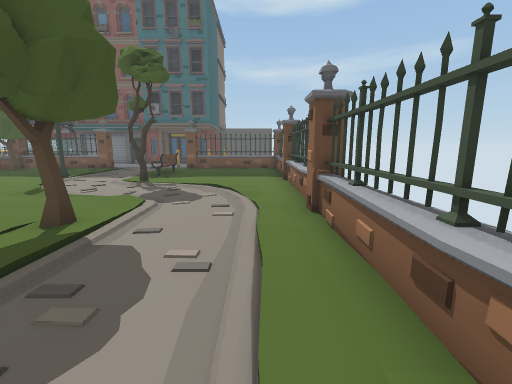
View 1 (above)

24 first-person views from a walk through a scene from a Unity 3-D project. The camera is 1.2 m above the floor, tilts 10° down and sees 90° across. The floor is counted in squares, 1 m on a side. Each view is taken from the middle of a square. On the plan, view 1 faces up. The plan holds only what a view shows up to about 12 squares ahead; the rest is blank. The place goes on beyond the plan. Some surface patterns are stand-ins.

View 2
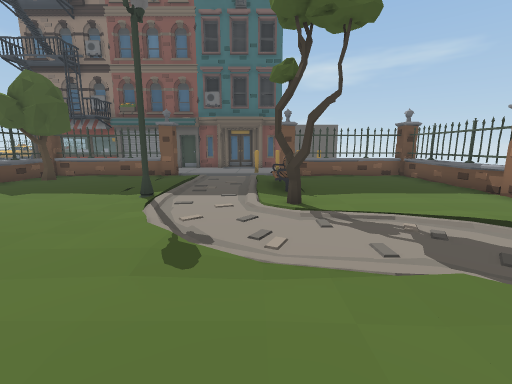

View 3
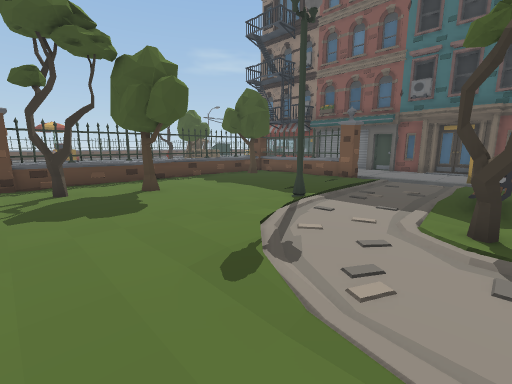

View 4
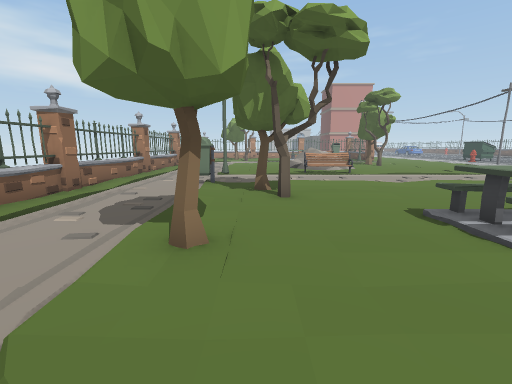

View 5
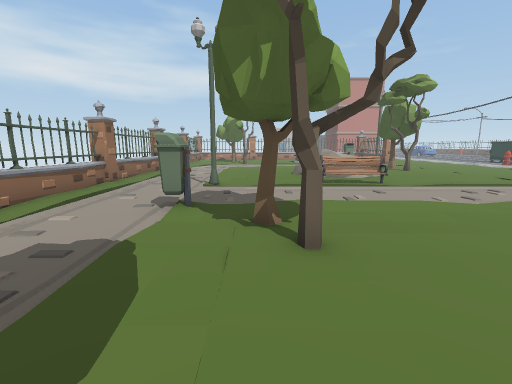

View 6
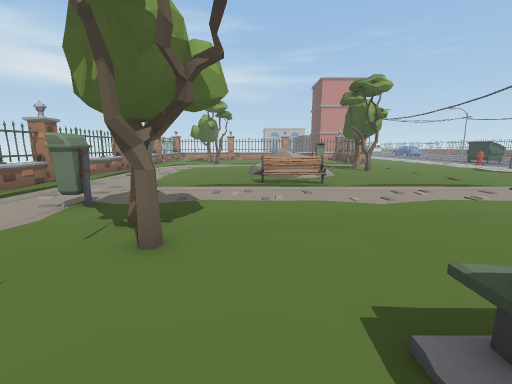

View 7
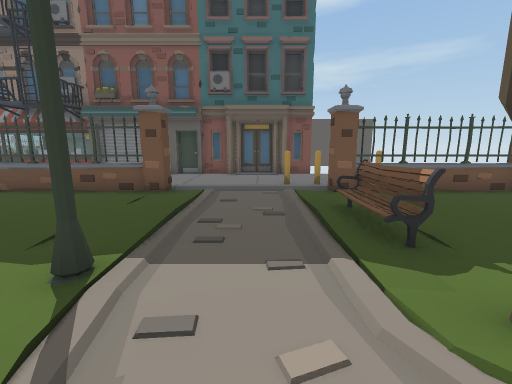

View 8
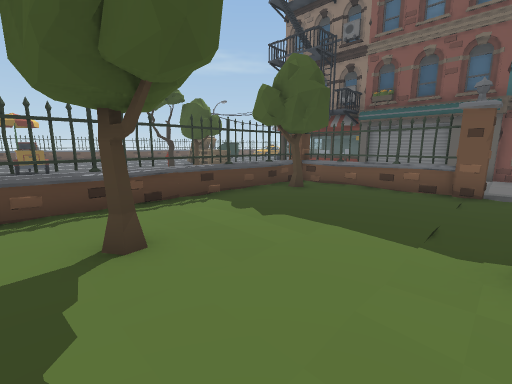

View 9
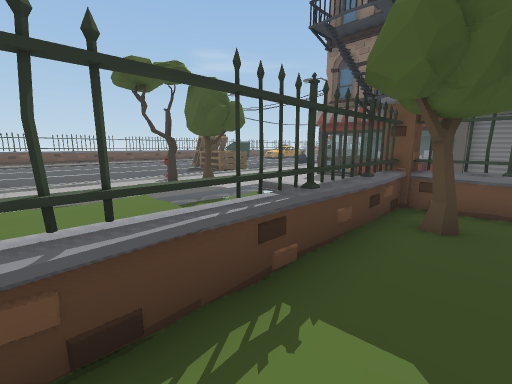

View 10
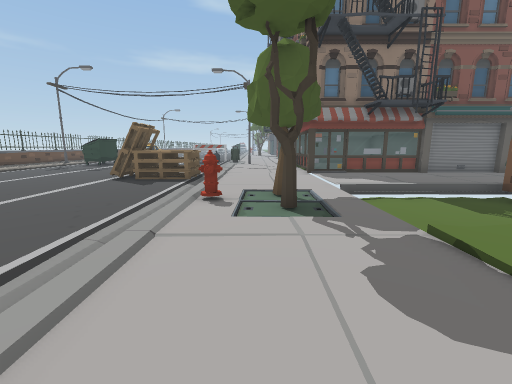

View 11
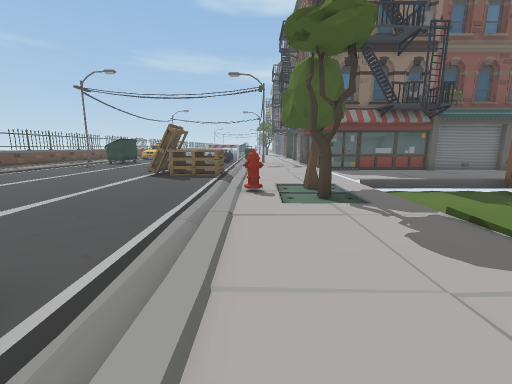

View 12
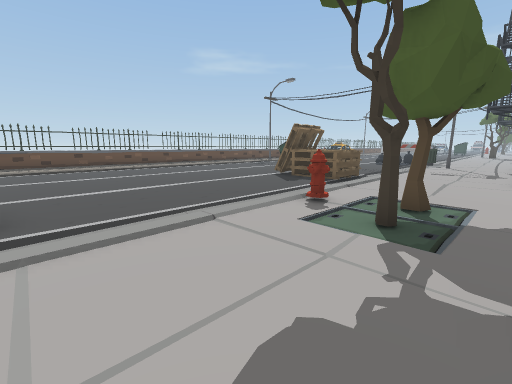

View 13
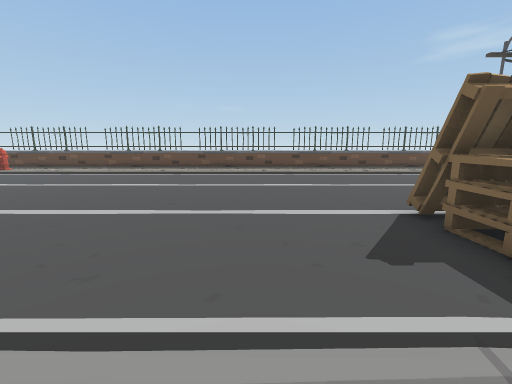

View 14
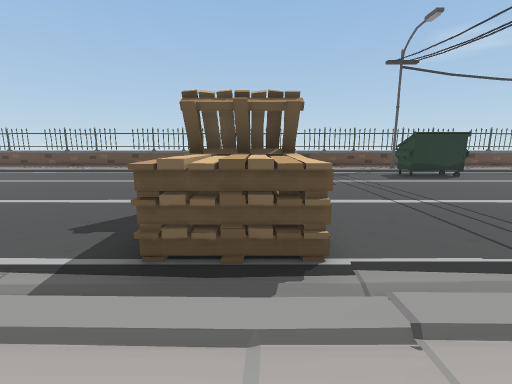

View 15
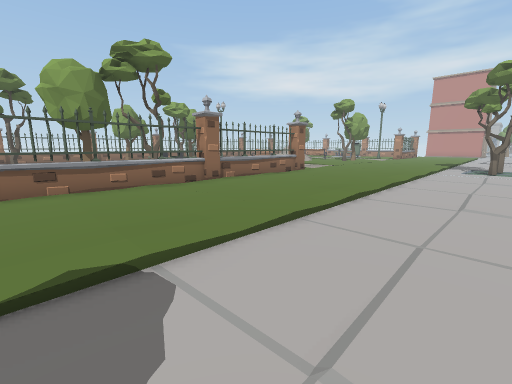

View 16
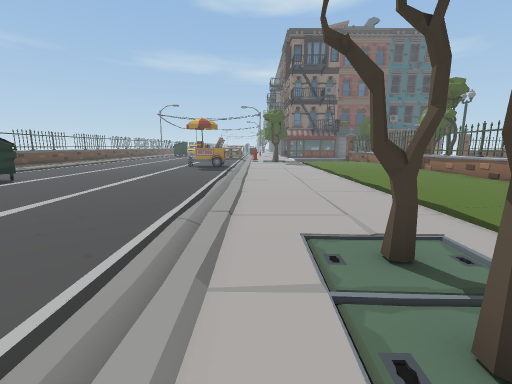

View 17
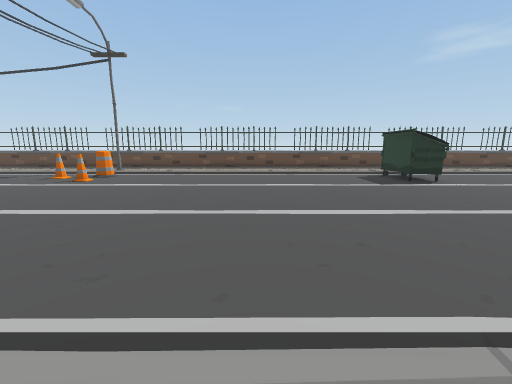

View 18
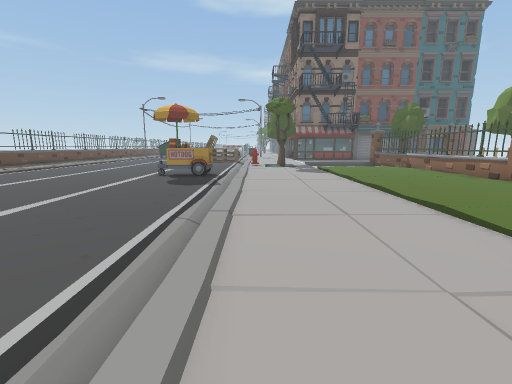

View 19
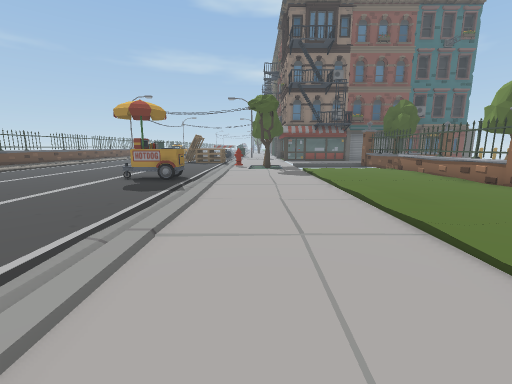

View 20
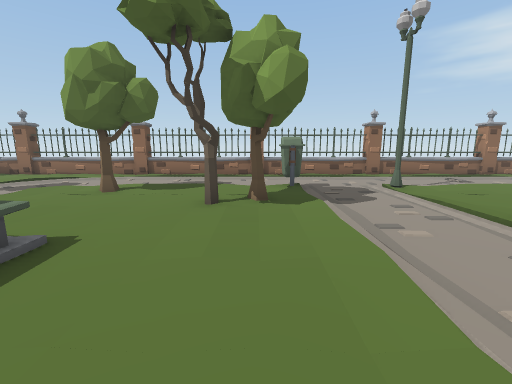

View 21
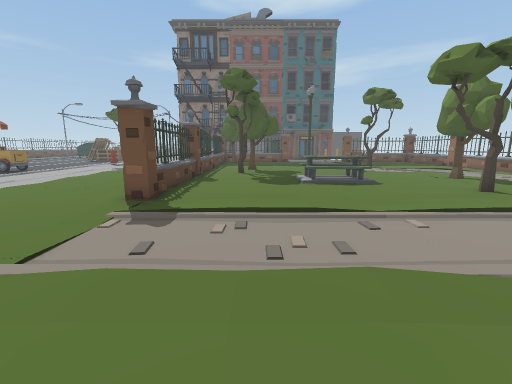

View 22
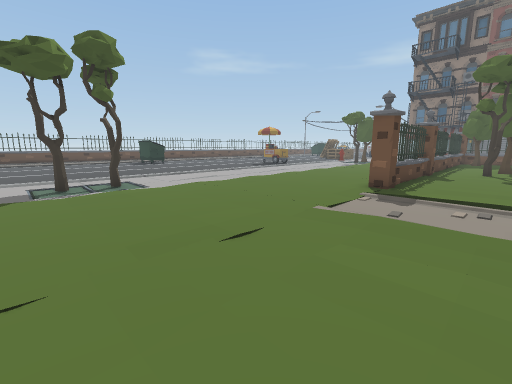

View 23
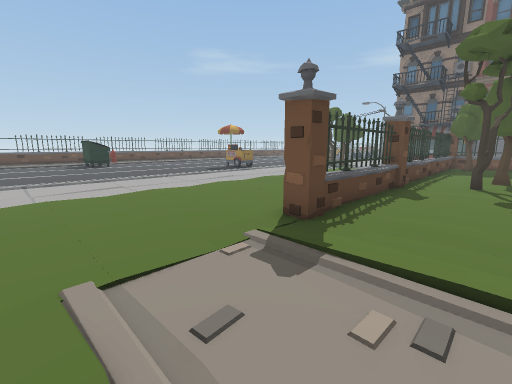

View 24
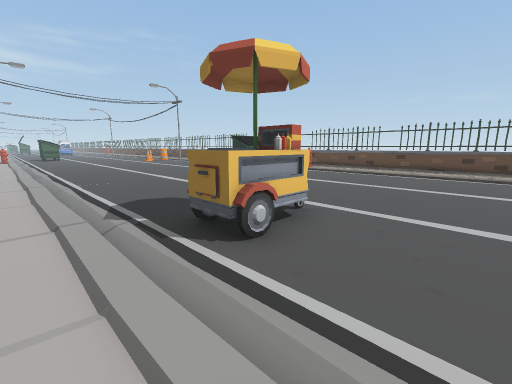

### Floor plan
Key: @ floor where view 1 was taken; # wall or solid block; . main floor; : floor 0.25 m higher than the main floor; / step, stairs or slope; = window, fence, low wall or low ledge; ^ raised ledge; T tree; H hydrant; O other object.
Columns run from 36 left of view 1 to 2 right of it. Each row starts with its distance up from view 1.
 22   :. ........
 21   :...  .....
 20   :.......O.O     #==#=OOOOOOOOOO#
 19   :.......OOOO .
 18   :.......OOOO
 17   :..........
 16   :.............:.             OOOO
 15   :.............T.   OO##=#O////O##=#OO
 14   :...........H...    =T   ::::::    O
 13   :.............T.    ^TT  :::::O    ^
 12   :...............    =    :::::O    ^=
 11 #::...............    O    :::::O    ^
 10 #::..........  .      ^:   :#::::::::OO
  9 #::..........    .    =::  :::::T::::=
  8 #::.......OOO  :      #:   ::::::::::^
  7  ::.......... .       =O   :::/::::::^
  6   :..........         O    ::::::::::^=
  5   :..........         O    ::::::::::OO
  4   :..........         =    O  :::T:::=
  3    ..........         #         :::::^
  2    ..........         =O        :::::^=
  1   :OOO.......         O        T:::::^=
  0   :..........         O:::::::::T:::@OO
 -1   :..........         ::::::::::::O::=
 -2   :..........  :      :::::::::::::::^
 -3   :.......... .       :::::::::::::::^=
 -4   :.............:.    :::::::::::#:::^=
 -5   :............TT.    ::::::OOO::::::OO
 -6   :...............       :      :::::=
 -7   :............TT.              :::::^
 -8   :...........:...       :       ::::^=

Positions as (right, up) in squares from view 1, and headings:
1: (0, 0), facing up
2: (-5, 4), facing up
3: (-4, 5), facing up-left
4: (-4, 7), facing down
5: (-4, 4), facing down
6: (-6, 4), facing down
7: (-6, 8), facing up
8: (-8, 7), facing up-left
9: (-12, 9), facing up-left
10: (-21, 8), facing up
11: (-22, 7), facing up
12: (-19, 9), facing up-left
13: (-22, 15), facing left
14: (-21, 19), facing left
15: (-21, 10), facing down-right
16: (-22, -8), facing up
17: (-22, -5), facing left
18: (-22, -3), facing up
19: (-21, -2), facing up
20: (-10, 0), facing right
21: (-11, -6), facing up
22: (-11, -8), facing up-left
23: (-11, -4), facing up-left
24: (-22, 11), facing down-left
